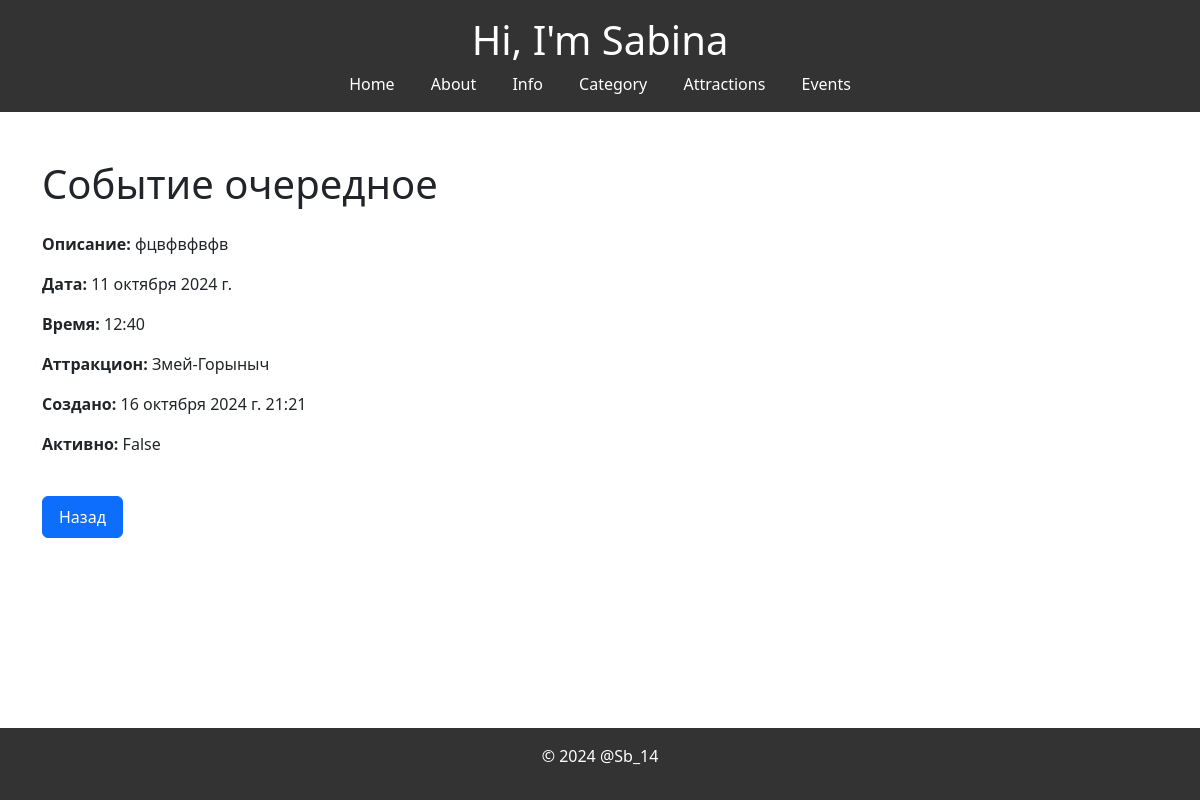
The page /events/6/ on the database as committed earlier.
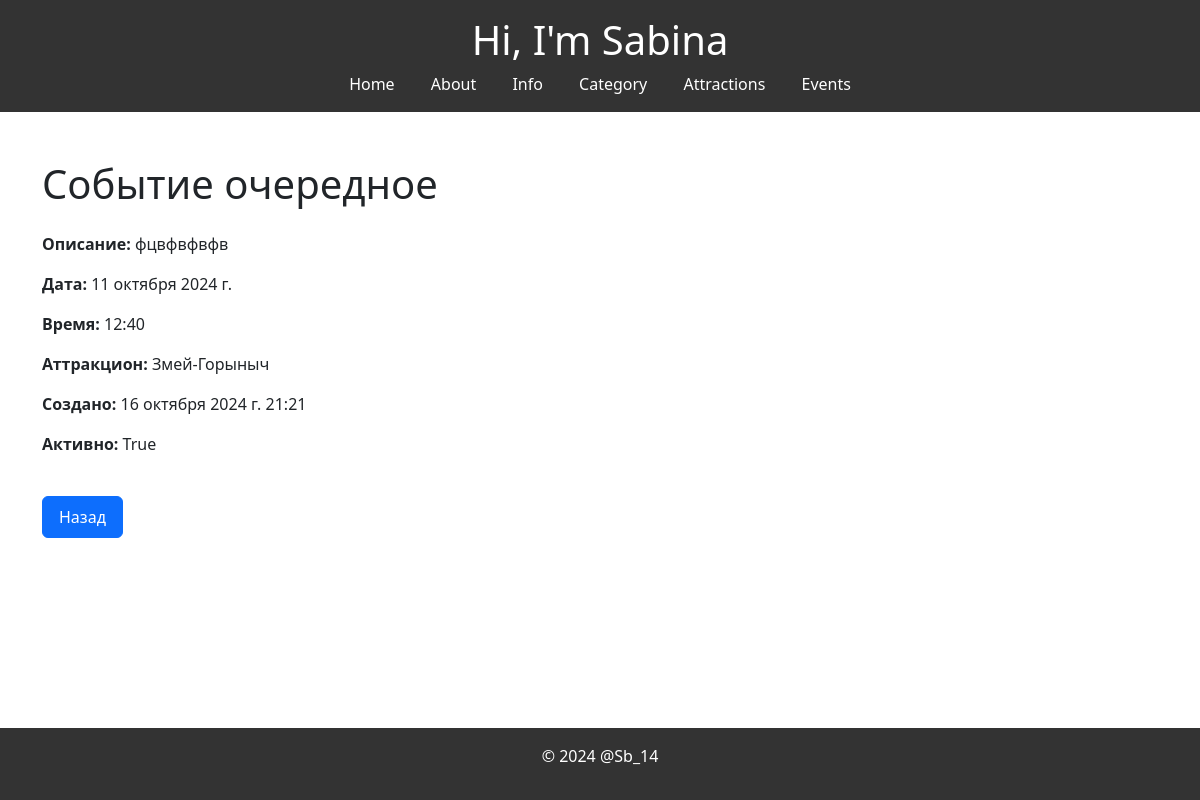
The same page on the database as committed later.
### myapp/models.py (models this page shows, shortened)
class Event(models.Model):
    name = models.CharField(max_length=100, verbose_name='Название')
    description = models.TextField(verbose_name='Описание')
    date = models.DateField(verbose_name='Дата')
    time = models.TimeField(verbose_name='Время')
    attraction = models.ForeignKey(Attraction, on_delete=models.CASCADE, verbose_name='Достопримечательность')
    created_at = models.DateTimeField(auto_now_add=True, verbose_name='Дата создания')
    is_active = models.BooleanField(default=True, verbose_name='Активно')
    class Meta:
        verbose_name = 'Событие'
        verbose_name_plural = 'События'

class Attraction(models.Model):
    name = models.CharField(max_length=100, verbose_name='Название')
    description = models.TextField(verbose_name='Описание')
    price = models.DecimalField(max_digits=10, decimal_places=2, verbose_name='Цена')
    category = models.ForeignKey(Category, on_delete=models.CASCADE, verbose_name='Категория')
    created_at = models.DateTimeField(auto_now_add=True, verbose_name='Дата создания')
    photo = models.ImageField(upload_to='attractions/', null=True, blank=True, verbose_name='Фото')
    class Meta:
        verbose_name = 'Аттракцион'
        verbose_name_plural = 'Аттракционы'

### myapp/views.py (the view)
# urls.py: path('events/<int:pk>/', views.event_detail, name='event_detail'),
def event_detail(request, pk):
    event = get_object_or_404(Event, pk=pk)
    return render(request, 'myapp/event_detail.html', {'event': event})

### myapp/templates/myapp/event_detail.html (shortened to what this page needs)
{% extends 'myapp/layout.html' %}
{% load static %}
{% block body %}
{% include 'myapp/header.html' %}
<div class="container mt-5">
    <h1 class="mb-4">{{ event.name }}</h1>
    <p><strong>Описание:</strong> {{ event.description }}</p>
    <p><strong>Дата:</strong> {{ event.date }}</p>
    <p><strong>Время:</strong> {{ event.time }}</p>
    <p><strong>Аттракцион:</strong> {{ event.attraction.name }}</p>
    <p><strong>Создано:</strong> {{ event.created_at }}</p>
    <p><strong>Активно:</strong> {{ event.is_active }}</p>
    <a href="{% url 'event_list' %}" class="btn btn-primary mt-4">Назад</a>
</div>
{% endblock %}

Rows that differ between the two databases and show on the page:
changed Event "Событие очередное": is_active "False" → "True"
